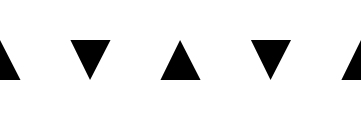
%> input picture code/dispatchrecap/triangles.png, 361 x 120 px
$ octave tri2shapes.m   (GNU Octave 9; MATLAB toolbox functions it lacks are replaced by stand-ins)
%> lines starting %> are read from the running program, lines starting %| are printed output that depends on the picture; in (x1, y1, x2, y2) boxes, pixels count from 0 and x2, y2 are one past the last pixel; in counts of white or black regions, pixels touching at a corner belong together; the program's own positions count from 1
fov = 270;

im = im2double(rgb2gray(imread('./dispatchrecap/antoinestim/new/triangles.png')));
%> im: size 120x361 double; min 0, max 1, mean 0.926
xoff = size(im,2)-fov;
%> xoff = 91
im = im(:,xoff/2+1:end-xoff/2);
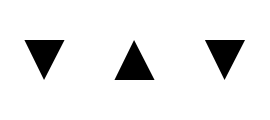
%> im: size 120x270 double; min 0, max 1, mean 0.926
bwb = bwboundaries(1-im);
%> bwb = 3 boundaries; box (x1, y1, x2, y2) and points: (24, 40, 65, 80) 120, (114, 40, 155, 80) 120, (204, 40, 245, 80) 120

figure(1);clf
imshow(im)
hold on
for i = 1:length(bwb)
    plot(bwb{i}(:,2),bwb{i}(:,1),'r.')
end
%> this loop made 3 passes
line([1 1]*size(im,2)/2,ylim);
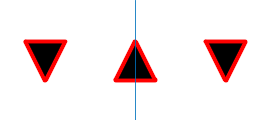
%> figure redrawn from the program's plot data
